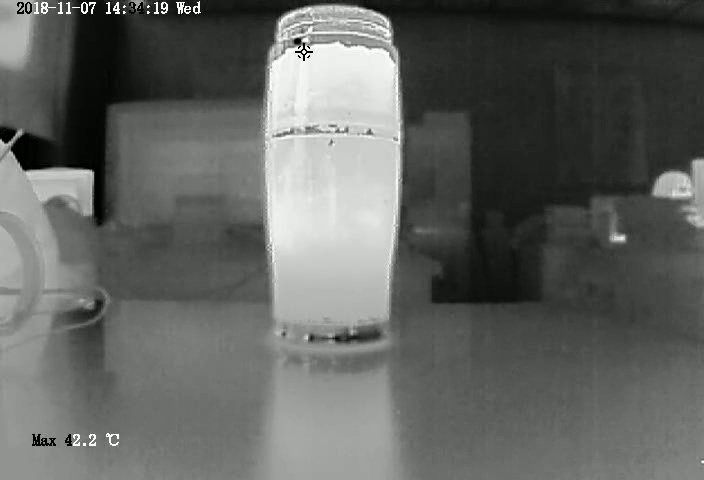
#> input picture image 50.jpg, 704 x 480 px
$ python '图像剪切.py'
#> lines starting #> are read from the running program, lines starting #| are printed output that depends on the picture
import cv2
import numpy as np
from PIL import Image
img = Image.open("image 50.jpg")
#> img is the input picture: PIL image 704x480 RGB; mean R, G, B 97.7, 99.7, 96.7
box1 = (200, 0, 600, 400)    #设置图像裁剪区域
image1 = img.crop(box1)
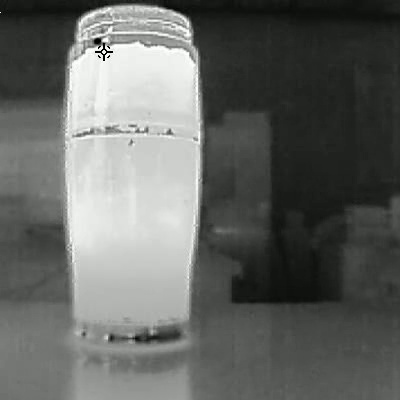
#> image1: PIL image 400x400 RGB; mean R, G, B 100.6, 102.6, 99.6
image2 = image1.save('image 50_output.jpg')

$ run again, with 1.jpg copied over image 50.jpg
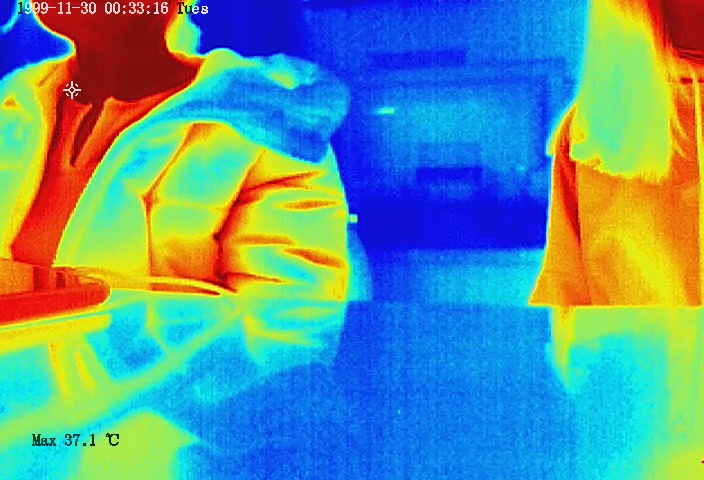
#> input picture 1.jpg, 704 x 480 px
#> img is the input picture: PIL image 704x480 RGB; mean R, G, B 93.6, 149.5, 149.6
#> `image1 = img.crop(box1)`:
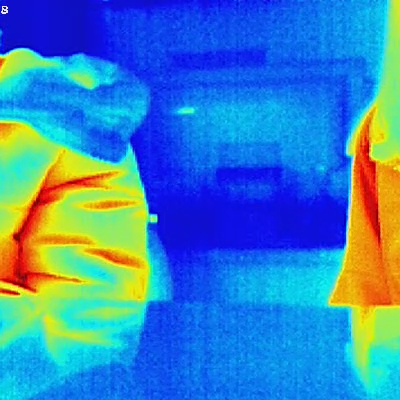
#> image1: PIL image 400x400 RGB; mean R, G, B 58.6, 131.4, 187.9
